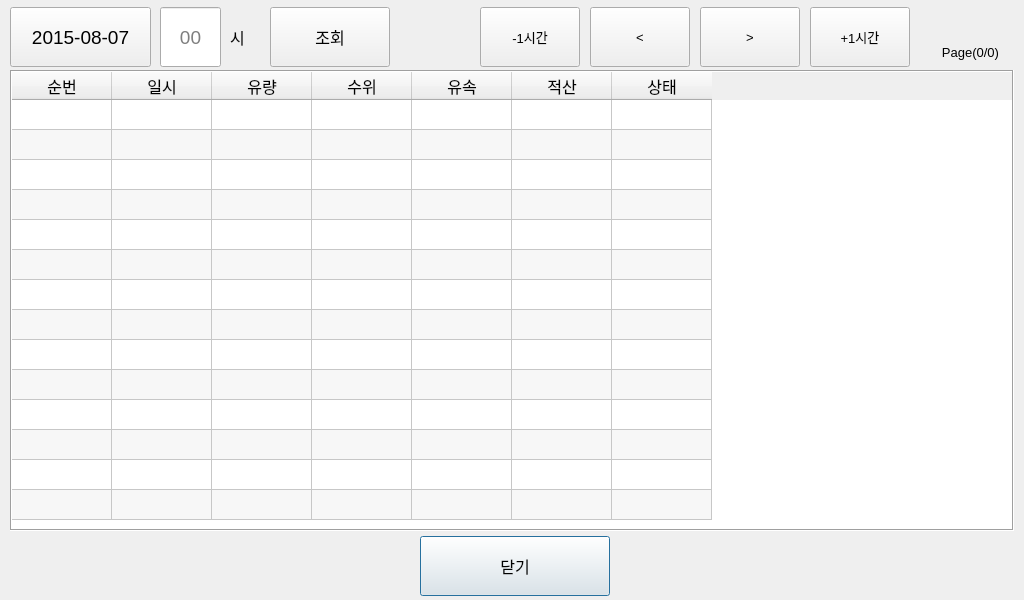
<?xml version="1.0" encoding="UTF-8"?>
<ui version="4.0">
 <class>CSewerDialog2</class>
 <widget class="QDialog" name="CSewerDialog2">
  <property name="geometry">
   <rect>
    <x>0</x>
    <y>0</y>
    <width>1024</width>
    <height>600</height>
   </rect>
  </property>
  <property name="font">
   <font>
    <pointsize>10</pointsize>
   </font>
  </property>
  <property name="windowTitle">
   <string>Dialog</string>
  </property>
  <widget class="QPushButton" name="btnclose">
   <property name="geometry">
    <rect>
     <x>420</x>
     <y>536</y>
     <width>190</width>
     <height>60</height>
    </rect>
   </property>
   <property name="palette">
    <palette>
     <active>
      <colorrole role="AlternateBase">
       <brush brushstyle="SolidPattern">
        <color alpha="255">
         <red>0</red>
         <green>255</green>
         <blue>255</blue>
        </color>
       </brush>
      </colorrole>
     </active>
     <inactive>
      <colorrole role="AlternateBase">
       <brush brushstyle="SolidPattern">
        <color alpha="255">
         <red>0</red>
         <green>255</green>
         <blue>255</blue>
        </color>
       </brush>
      </colorrole>
     </inactive>
     <disabled>
      <colorrole role="AlternateBase">
       <brush brushstyle="SolidPattern">
        <color alpha="255">
         <red>0</red>
         <green>255</green>
         <blue>255</blue>
        </color>
       </brush>
      </colorrole>
     </disabled>
    </palette>
   </property>
   <property name="font">
    <font>
     <family>Academy Engraved LET</family>
     <pointsize>12</pointsize>
    </font>
   </property>
   <property name="text">
    <string>닫기</string>
   </property>
  </widget>
  <widget class="QLabel" name="labelPage">
   <property name="geometry">
    <rect>
     <x>920</x>
     <y>10</y>
     <width>101</width>
     <height>50</height>
    </rect>
   </property>
   <property name="text">
    <string>Page(0/0)</string>
   </property>
   <property name="alignment">
    <set>Qt::AlignBottom|Qt::AlignHCenter</set>
   </property>
  </widget>
  <widget class="QPushButton" name="btnInq">
   <property name="geometry">
    <rect>
     <x>270</x>
     <y>7</y>
     <width>120</width>
     <height>60</height>
    </rect>
   </property>
   <property name="font">
    <font>
     <pointsize>12</pointsize>
    </font>
   </property>
   <property name="text">
    <string>조회</string>
   </property>
  </widget>
  <widget class="QTableWidget" name="tableDump">
   <property name="geometry">
    <rect>
     <x>10</x>
     <y>70</y>
     <width>1004</width>
     <height>461</height>
    </rect>
   </property>
   <property name="font">
    <font>
     <family>나눔고딕_코딩</family>
     <pointsize>12</pointsize>
    </font>
   </property>
   <property name="frameShape">
    <enum>QFrame::Box</enum>
   </property>
   <property name="editTriggers">
    <set>QAbstractItemView::NoEditTriggers</set>
   </property>
   <property name="alternatingRowColors">
    <bool>true</bool>
   </property>
   <property name="selectionMode">
    <enum>QAbstractItemView::SingleSelection</enum>
   </property>
   <property name="selectionBehavior">
    <enum>QAbstractItemView::SelectRows</enum>
   </property>
   <property name="rowCount">
    <number>14</number>
   </property>
   <attribute name="verticalHeaderVisible">
    <bool>false</bool>
   </attribute>
   <row/>
   <row/>
   <row/>
   <row/>
   <row/>
   <row/>
   <row/>
   <row/>
   <row/>
   <row/>
   <row/>
   <row/>
   <row/>
   <row/>
   <column>
    <property name="text">
     <string>순번</string>
    </property>
    <property name="font">
     <font>
      <pointsize>12</pointsize>
     </font>
    </property>
   </column>
   <column>
    <property name="text">
     <string>일시</string>
    </property>
    <property name="font">
     <font>
      <pointsize>12</pointsize>
     </font>
    </property>
   </column>
   <column>
    <property name="text">
     <string>유량</string>
    </property>
    <property name="font">
     <font>
      <pointsize>12</pointsize>
     </font>
    </property>
   </column>
   <column>
    <property name="text">
     <string>수위</string>
    </property>
    <property name="font">
     <font>
      <pointsize>12</pointsize>
     </font>
    </property>
   </column>
   <column>
    <property name="text">
     <string>유속</string>
    </property>
    <property name="font">
     <font>
      <pointsize>12</pointsize>
     </font>
    </property>
   </column>
   <column>
    <property name="text">
     <string>적산</string>
    </property>
    <property name="font">
     <font>
      <pointsize>12</pointsize>
     </font>
    </property>
   </column>
   <column>
    <property name="text">
     <string>상태</string>
    </property>
    <property name="font">
     <font>
      <pointsize>12</pointsize>
     </font>
    </property>
   </column>
  </widget>
  <widget class="QPushButton" name="btnNext">
   <property name="geometry">
    <rect>
     <x>700</x>
     <y>7</y>
     <width>100</width>
     <height>60</height>
    </rect>
   </property>
   <property name="text">
    <string>&gt;</string>
   </property>
  </widget>
  <widget class="QPushButton" name="btnPre">
   <property name="geometry">
    <rect>
     <x>590</x>
     <y>7</y>
     <width>100</width>
     <height>60</height>
    </rect>
   </property>
   <property name="text">
    <string>&lt;</string>
   </property>
  </widget>
  <widget class="QPushButton" name="btnFromDate">
   <property name="geometry">
    <rect>
     <x>10</x>
     <y>7</y>
     <width>141</width>
     <height>60</height>
    </rect>
   </property>
   <property name="font">
    <font>
     <pointsize>14</pointsize>
    </font>
   </property>
   <property name="text">
    <string>2015-08-07</string>
   </property>
  </widget>
  <widget class="QPushButton" name="btnLast">
   <property name="geometry">
    <rect>
     <x>810</x>
     <y>7</y>
     <width>100</width>
     <height>60</height>
    </rect>
   </property>
   <property name="text">
    <string>+1시간</string>
   </property>
  </widget>
  <widget class="QPushButton" name="btnFirst">
   <property name="geometry">
    <rect>
     <x>480</x>
     <y>7</y>
     <width>100</width>
     <height>60</height>
    </rect>
   </property>
   <property name="text">
    <string>-1시간</string>
   </property>
  </widget>
  <widget class="NumEdit" name="editHour">
   <property name="geometry">
    <rect>
     <x>160</x>
     <y>7</y>
     <width>61</width>
     <height>60</height>
    </rect>
   </property>
   <property name="font">
    <font>
     <pointsize>14</pointsize>
    </font>
   </property>
   <property name="alignment">
    <set>Qt::AlignCenter</set>
   </property>
   <property name="placeholderText">
    <string>00</string>
   </property>
  </widget>
  <widget class="QLabel" name="label">
   <property name="geometry">
    <rect>
     <x>230</x>
     <y>7</y>
     <width>21</width>
     <height>60</height>
    </rect>
   </property>
   <property name="font">
    <font>
     <pointsize>12</pointsize>
    </font>
   </property>
   <property name="text">
    <string>시</string>
   </property>
  </widget>
 </widget>
 <customwidgets>
  <customwidget>
   <class>NumEdit</class>
   <extends>QLineEdit</extends>
   <header location="global">numedit.h</header>
  </customwidget>
 </customwidgets>
 <resources/>
 <connections>
  <connection>
   <sender>btnclose</sender>
   <signal>clicked()</signal>
   <receiver>CSewerDialog2</receiver>
   <slot>reject()</slot>
   <hints>
    <hint type="sourcelabel">
     <x>510</x>
     <y>565</y>
    </hint>
    <hint type="destinationlabel">
     <x>511</x>
     <y>299</y>
    </hint>
   </hints>
  </connection>
 </connections>
</ui>
